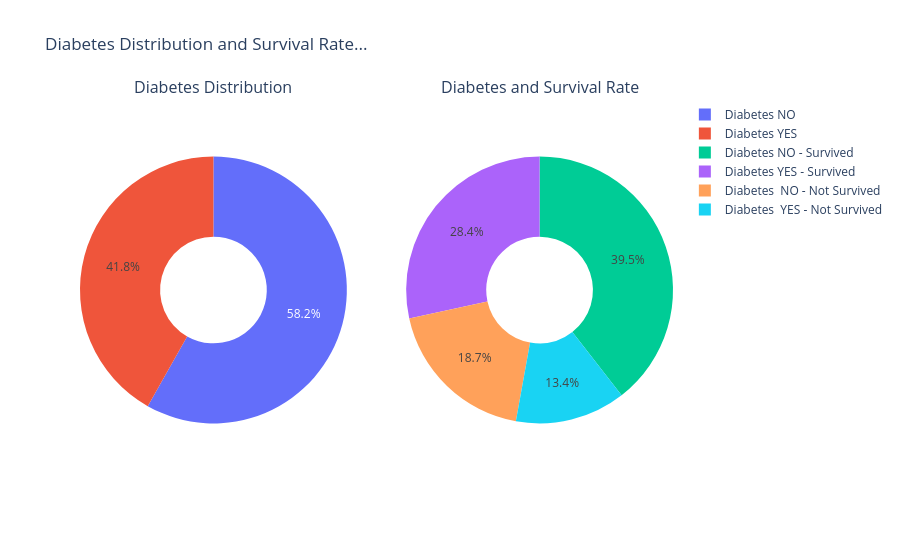

The notebook cell saved with this chart:
### Code cell
# Create subplots: use 'domain' type for Pie subplot
fig = make_subplots(rows=1, cols=2, specs=[[{'type':'domain'}, {'type':'domain'}]], 
                    subplot_titles=['Diabetes Distribution', 'Diabetes and Survival Rate'])

labels1 = ["Diabetes YES", "Diabetes NO"]
values1 = [len(diabetes_yes), len(diabetes_no)]

labels2 = ['Diabetes YES - Survived','Diabetes  YES - Not Survived', 'Diabetes NO - Survived',
           'Diabetes  NO - Not Survived']
values2 = [len(diabetes_yes_survived), len(diabetes_yes_not_survived),
          len(diabetes_no_survived), len(diabetes_no_not_survived)]

fig.add_trace(go.Pie(labels=labels1, values=values1, name="Distribution of Diabetes"), 1, 1)
fig.add_trace(go.Pie(labels=labels2, values=values2, name='Diabetes & Survival'), 1, 2)

# Use `hole` to create a donut-like pie chart
fig.update_traces(hole=.4, hoverinfo="label+percent+name")

fig.update_layout(title_text="Diabetes Distribution and Survival Rate...")

fig.show()

### Figure 1 — Plotly figure (JSON) as saved in the notebook; plotly's stock layout.template omitted (floating-point values rounded to 4 significant figures)
{"data": [{"domain": {"x": [0, 0.45], "y": [0, 1]}, "hole": 0.4, "hoverinfo": "label+percent+name", "labels": ["Diabetes YES", "Diabetes NO"], "name": "Distribution of Diabetes", "type": "pie", "values": [125, 174]}, {"domain": {"x": [0.55, 1], "y": [0, 1]}, "hole": 0.4, "hoverinfo": "label+percent+name", "labels": ["Diabetes YES - Survived", "Diabetes  YES - Not Survived", "Diabetes NO - Survived", "Diabetes  NO - Not Survived"], "name": "Diabetes & Survival", "type": "pie", "values": [85, 40, 118, 56]}], "layout": {"annotations": [{"font": {"size": 16}, "showarrow": false, "text": "Diabetes Distribution", "x": 0.225, "xanchor": "center", "xref": "paper", "y": 1, "yanchor": "bottom", "yref": "paper"}, {"font": {"size": 16}, "showarrow": false, "text": "Diabetes and Survival Rate", "x": 0.775, "xanchor": "center", "xref": "paper", "y": 1, "yanchor": "bottom", "yref": "paper"}], "autosize": true, "title": {"text": "Diabetes Distribution and Survival Rate..."}}}
